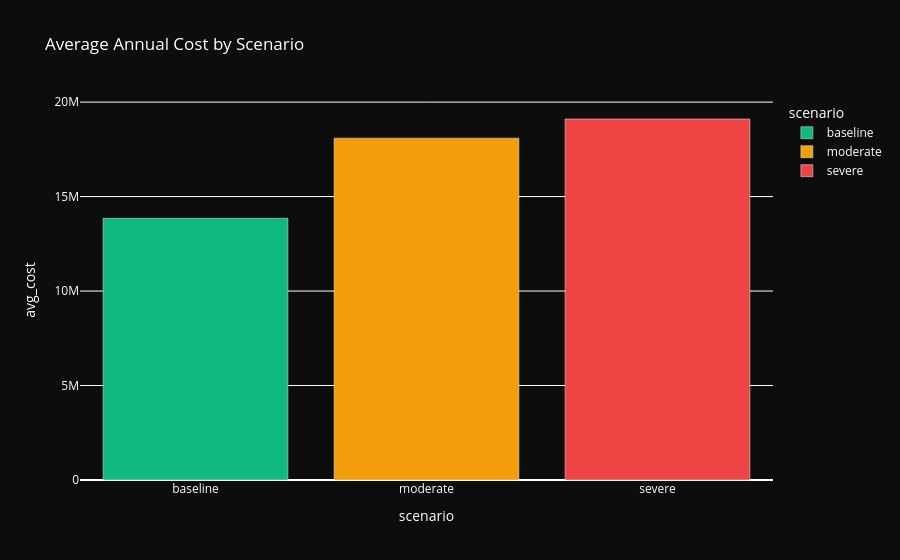

Notebook code cell kept with this figure:
### Markdown cell above
## Scenario Comparison

### Code cell
import plotly.express as px

scenario_summary = results['results'].groupby('scenario').agg(
    avg_cost=('expected_annual_cost', 'mean'),
    avg_safety_stock=('safety_stock_weeks', 'mean'),
    avg_stockout_weeks=('mean_stockout_weeks', 'mean'),
).reset_index()

fig = px.bar(scenario_summary, x='scenario', y='avg_cost', 
             color='scenario', title='Average Annual Cost by Scenario',
             color_discrete_map={'baseline': '#10B981', 'moderate': '#F59E0B', 'severe': '#EF4444'})
fig.update_layout(plot_bgcolor='#0D0D0D', paper_bgcolor='#0D0D0D', font=dict(color='white'))
fig.show()

scenario_summary

### Figure 1 — Plotly figure (JSON) as saved in the notebook; plotly's stock layout.template omitted (floating-point values rounded to 4 significant figures)
{"data": [{"hovertemplate": "scenario=%{x}<br>avg_cost=%{y}<extra></extra>", "legendgroup": "baseline", "marker": {"color": "#10B981", "pattern": {"shape": ""}}, "name": "baseline", "orientation": "v", "showlegend": true, "textposition": "auto", "type": "bar", "x": ["baseline"], "xaxis": "x", "y": [13850000.0], "yaxis": "y"}, {"hovertemplate": "scenario=%{x}<br>avg_cost=%{y}<extra></extra>", "legendgroup": "moderate", "marker": {"color": "#F59E0B", "pattern": {"shape": ""}}, "name": "moderate", "orientation": "v", "showlegend": true, "textposition": "auto", "type": "bar", "x": ["moderate"], "xaxis": "x", "y": [18090000.0], "yaxis": "y"}, {"hovertemplate": "scenario=%{x}<br>avg_cost=%{y}<extra></extra>", "legendgroup": "severe", "marker": {"color": "#EF4444", "pattern": {"shape": ""}}, "name": "severe", "orientation": "v", "showlegend": true, "textposition": "auto", "type": "bar", "x": ["severe"], "xaxis": "x", "y": [19110000.0], "yaxis": "y"}], "layout": {"barmode": "relative", "font": {"color": "white"}, "legend": {"title": {"text": "scenario"}, "tracegroupgap": 0}, "paper_bgcolor": "#0D0D0D", "plot_bgcolor": "#0D0D0D", "title": {"text": "Average Annual Cost by Scenario"}, "xaxis": {"anchor": "y", "categoryarray": ["baseline", "moderate", "severe"], "categoryorder": "array", "domain": [0.0, 1.0], "title": {"text": "scenario"}}, "yaxis": {"anchor": "x", "domain": [0.0, 1.0], "title": {"text": "avg_cost"}}}}
